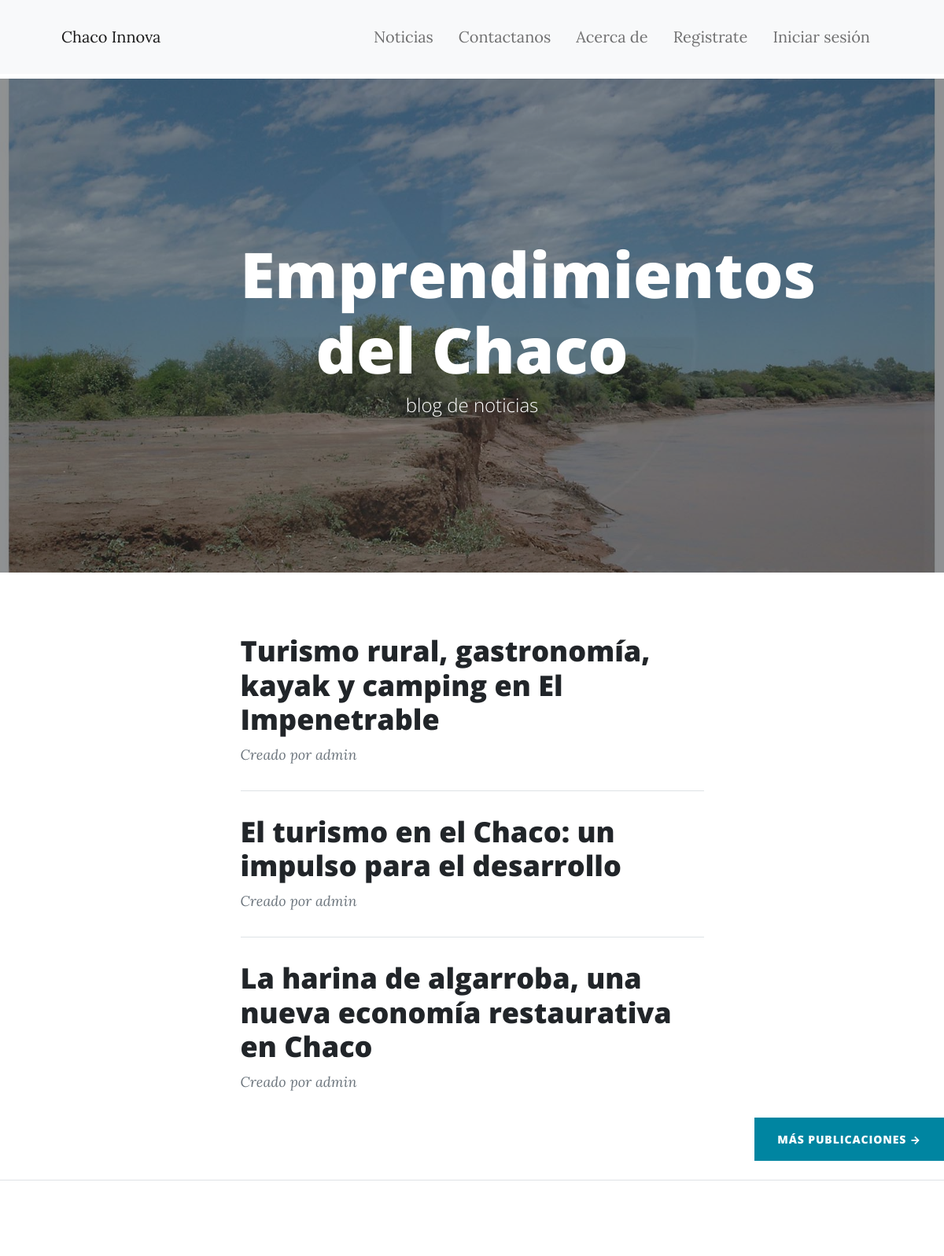
The page / on the database its author committed.
### noticias/models.py (models this page shows, shortened)
class Noticia(models.Model):
    titulo = models.CharField(max_length=100)
    descripcion = models.TextField(blank=True)
    imagen = models.ImageField(upload_to='noticias/', blank=True)
    fecha = models.DateTimeField(auto_now_add=True)
    user = models.ForeignKey(User, on_delete=models.CASCADE)

### noticias/views.py (the view)
# urls.py: 2. Add a URL to urlpatterns:  path('', views.home, name='home')
def home(request):
    ultimas_noticias = Noticia.objects.order_by('-fecha')[:3]
    return render(request, 'home.html', {'ultimas_noticias': ultimas_noticias})

### noticias/templates/home.html (shortened to what this page needs)
{% extends 'base.html' %}
{% block content %}
        <header class="masthead" style="background-image: url('static/assets/img/chaco.jpg')">
            <div class="container position-relative px-4 px-lg-5">
                <div class="row gx-4 gx-lg-5 justify-content-center">
                    <div class="col-md-10 col-lg-8 col-xl-7">
                        <div class="site-heading">
                            <h1>Emprendimientos del Chaco</h1>
                            <span class="subheading">blog de noticias</span>
                        </div>
                    </div>
                </div>
            </div>
        </header>
        <div class="container px-4 px-lg-5">
            <div class="row gx-4 gx-lg-5 justify-content-center">
                <div class="col-md-10 col-lg-8 col-xl-7">
                    {% for noticia in ultimas_noticias %}
                    <div class="post-preview">
                        <a href="{% url 'noticia_detalles' noticia.pk %}">
                            <h2 class="post-title">{{ noticia.titulo }}</h2>
                        </a>
                        <p class="post-meta">
                            Creado por
                            <a>{{ noticia.user.username }}</a>
                        </p>
                    </div>
                    {% if not forloop.last %}
                    <hr class="my-4" />
                    {% endif %}
                    {% empty %}
                    <p>No hay noticias disponibles.</p>
                    {% endfor %}
                </div>
            </div>
        </div>
                    <div class="d-flex justify-content-end mb-4">
                        <a class="btn btn-primary text-uppercase" href="{% url 'noticias' %}">Más Publicaciones →</a>
                    </div>
{% endblock content %}

### noticias/templates/base.html (style rules this page uses)
body { padding-top: 100px; }

### rows shown on the page
Noticia: titulo "Turismo rural, gastronomía, kayak y camping en El Impenetrable", user.username "admin"
Noticia: titulo "El turismo en el Chaco: un impulso para el desarrollo", user.username "admin"
Noticia: titulo "La harina de algarroba, una nueva economía restaurativa en Chaco", user.username "admin"
